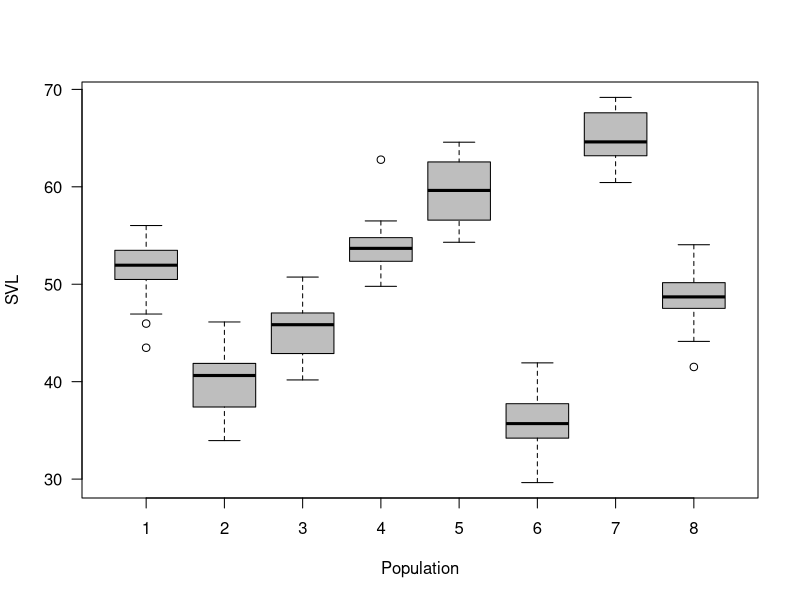
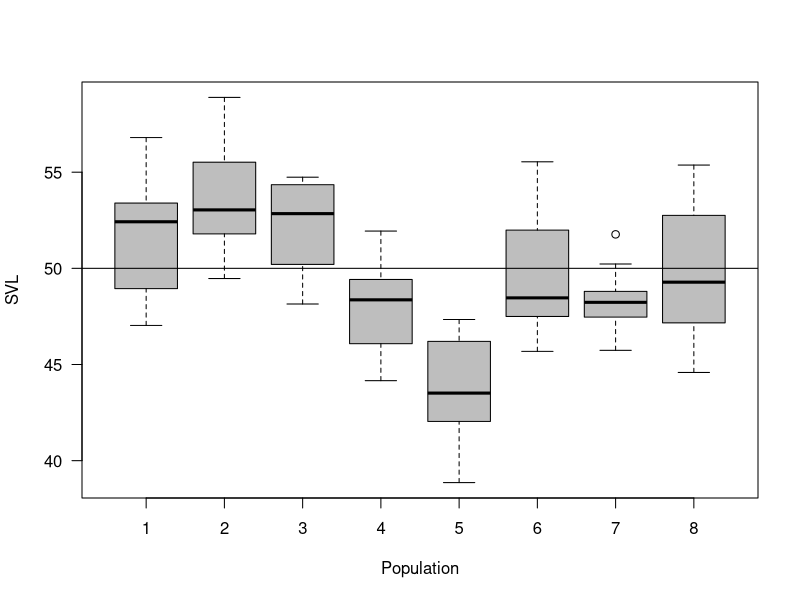

Write the R code that produced these figures, in order.
##Recall: One-way ANOVA with fixed effects

#Assume 8 groups with 15 snakes measured in each with SVL averages of 
#50,40,45,55,60,35,75,80. 
#We choose a residual standard deviation of SVL of 3 and assemble everything

#Simulate the data
ngroups <-8 # Number of populations
nsample <-15 # Number of snakes in each
pop.means <-c(50,40,45,55,60,35,65,50) # Population mean SVL
sigma <-3 # Residualsd
n <-ngroups*nsample # Total number of datapoints
eps <-rnorm(n,0,sigma) # Residuals
x <-rep(1:ngroups,rep(nsample,ngroups)) # Indicator for population
means <-rep(pop.means,rep(nsample,ngroups))
X <-as.matrix(model.matrix(~as.factor(x)-1)) #Create design matrix

X # Inspect the data
y <- as.numeric(X%*%as.matrix(pop.means)+eps)  
                # assemble--NOTE:as.numericESSENTIALforWinBUGS
#Plot the data
boxplot(y~x,col="grey",xlab="Population",ylab="SVL",main="",las=1)

#What is the mean and SD of the data?
mean(y); sd(y)

#######################################################################

# Likelihood model for an AVOVA
#
#  y[i] ~ dnorm(pop.means[x[i]],sigma)
#
# i is each sample 1:n
# x is groups 1:ngroups

#######################################################################

#Fit a fixed effect ANOVA in R
#Remember R fits an effects parameterization

fit=lm(y~as.factor(x))

#Look at the results
anova(fit)
summary(fit)

#Can also use the aov function, which is not as useful because it does not give the population means,
#just whether or not at least one mean is different from the others
fit2=aov(y~as.factor(x))
summary(fit2)

#######################################################################
#######################################################################

#Modify the model assuming that the groups are random samples from a larger
#population

#Simulate the data
npop <-8 # Number of populations: 8
nsample2 <-12 # Number of snakes in each
n2 <-npop*nsample2 # Total number of data points

pop.grand.mean <- 50 #Grand mean SVL
pop.sd <-5 # sd of population effects about mean

pop.means <- rnorm(npop, pop.grand.mean, pop.sd)

sigma2 <-3 # Residual sd
eps2 <-   rnorm(n2, 0, sigma2) # Draw residuals

x2 <- rep(1:npop, rep(nsample2,npop))
X2 <- as.matrix(model.matrix(~as.factor(x2)-1))
y2 <- as.numeric(X2 %*% as.matrix(pop.means) + eps2) # as.numeric is ESSENTIAL
boxplot(y2 ~x2,col="grey",xlab="Population",ylab="SVL",main="",las=1)
# Plot of generated data
abline(h =pop.grand.mean)

#What is the overall mean and sd of the data?

mean(y2); sd(y2)

#######################################################################

# Likelihood model for an random effects AVOVA 
#
#  y2[i] ~ dnorm(pop.means[x2[i]],sigma)
#  pop.means[x] ~ dnorm(pop.grand.mean,pop.sd) 
#
# i is each sample 1:n2
# x2 is groups 1:ngroups

#######################################################################

#Fit a random effect ANOVA in R
pop <- as.factor(x2) #Define x as a factor and call it pop

#Need the lme4 library for this analysis
library('lme4')
lme.fit <- lmer(y2 ~ 1 + (1 | pop))

# Inspect results

lme.fit
summary(lme.fit)
#Print random effects and remember they are relative to the grand mean

  
#Compare this to population level means


#Can run this model with the aov function if the data are balanced (which they are) 
#Again results may not be as useful
fit3=aov(y2 ~ Error(pop) )
fit3

#What are we interested in when using a random-effects ANOVA compared to using a fixed-effects ANOVA
